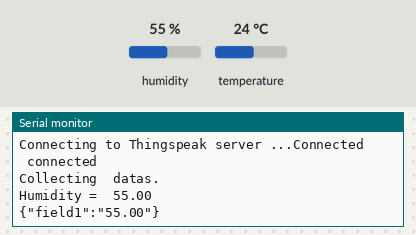
The sketch below on a simulated Arduino Uno, built with avr-gcc and run on an emulated ATmega328P. Shown: the last lines printed to the serial monitor. The test bench sets the inputs (shaded band); at power-on: humidity 55 %, temperature 24 °C. Uploads are accepted with an empty reply.

Above: at 18.0 s.
18.1 s: humidity set to 22 %
At 20.47 s:
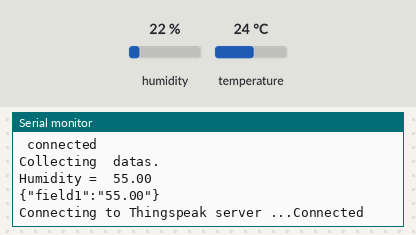
33.4 s: humidity set to 40 %
At 41.5 s:
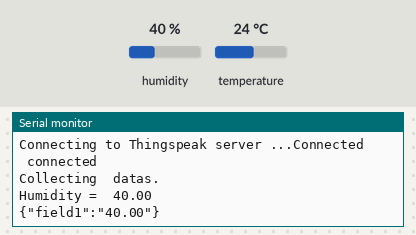

The sketch:

Sending_DHT_to_thinkspeak_server_using_arduino_and_.ino
```cpp
#define TINY_GSM_MODEM_SIM800                           // Select your modem:
#include <TinyGsmClient.h>
#include <SoftwareSerial.h>

#define server "api.thingspeak.com"
//#define apiKey "9KH9WPJV0CN3PUUL"

// DHT
#include <DHT.h>                                      // DHT sensor library
#define DHTPIN A5                                     // Defining the pin to which dht11 is connected to the arduino
#define DHTTYPE DHT11                                 // Defining the type of dht sensor
DHT dht(DHTPIN, DHTTYPE);
#include <Adafruit_Sensor.h>

// Your GPRS credentials
const char apn[]  = "imis/internet";                  // Your network internet apn
      //APN for airtel:- airtelgprs.com
      // APN for idea:- imis/internet
      // APN for vodafone:-   www
      // APN for reliance:- rcomnet
      // APN for bsnl:- bsnlnet
      // APN for Aircel:- aircelgprs.pr
const char user[] = "";                               // Leave empty, if missing user or pass
const char pass[] = "";
SoftwareSerial SerialAT(7, 8);                        // TX,Rx

TinyGsm modem(SerialAT);
TinyGsmClient client(modem);

//Humidity
int H=A5;                                             // A5 has already been defined as Analog Pin 5 in arduino
float hum=0;                                          // Variable to store the humidity value
unsigned long lastSend;
////////////////////////////////////////////////////////////  SETUP FUNCTION  //////////////////////////////////////////////////////////////////////////////////////////////////////////////
  void setup()
  {
    // Set console baud rate
    Serial.begin(115200);
    delay(10);
    SerialAT.begin(9600);                              // Set GSM module baud rate
    dht.begin();                                       // initialization of the Dht sensor
    setup_wifi();
    lastSend = 0;
  }
//////////////////////////////////////////////////////////// GSM CONNECTION FUNCTION  ////////////////////////////////////////////////////////////////////////////////////////////////////////
  void setup_wifi()
    {
      delay(10);
     // Restart takes quite some time
     // To skip it, call init() instead of restart()
     Serial.println("Initializing modem...");
     modem.restart();                                 // Restart the Connection with the gsm module
     String modemInfo = modem.getModemInfo();         // Return the information of the module
     Serial.print("Modem: ");
     Serial.println(modemInfo);
     Serial.print("Waiting for network...");
     if (!modem.waitForNetwork())                     // Checking the network of your sim card
     {
       Serial.println(" fail");
       while (true);
     }
     Serial.println(" OK");
     Serial.print("Connecting to ");
     Serial.print(apn);
     if (!modem.gprsConnect(apn, user, pass))
      {
       Serial.println(" fail");
       while (true);
      }
     Serial.println(" connected");
    }
////////////////////////////////////////////////////////////////// LOOP FUNCTION //////////////////////////////////////////////////////////////////////////////////////////////////////////////
    void loop()
     {
       if ( !client.connected() )                   // Checking connection with the client
          {
           reconnect();                             // If the client is not connected then reconnect
          }
          Serial.println(" connected");
          getAndSendDatas();                        // BY Calling getAndSendDatas function posting the data to the server
          client.stop();                            // After successfull posting the data on server stoping the client communication.This is the most important step
                                                    // if you don't do this then the connection remain open hence it will send the data once or twice.
          delay(20000);                             // Thinkspeak server take data at a duration of 15 sec
     }
////////////////////////////////////////////////////////////////  JSON AND POSTING DATA FUNCTION //////////////////////////////////////////////////////////////////////////////////////////////
    void getAndSendDatas()
     {
       Serial.println("Collecting  datas.");
       HUMIDITY();                                   // calling Humidity function


          // Create the JSON for the data to be uploaded on the Cloud

          String data;

          data += "{";
          data += "\"field1\":\"";              //door_operation either OPEN (0) or CLOSED (1)
          data += String(hum);
          data += "\"";

          data += "}";


         Serial.println(data);                                             //printing the data on serial monitor
         //Making http post request
         client.println("POST /update?api_key=9KH9WPJV0CN3PUUL HTTP/1.1");  //replace api key with your api_key="paste here"
         client.println("Host: api.thingspeak.com");
         client.println("Accept: */*");
         client.println("Content-Length: " + String(data.length()));
         client.println("Content-Type: application/json");
         client.println();
         client.println(data);
    }
///////////////////////////////////////////////////////////// RECONNECTION FUNCTION  ////////////////////////////////////////////////////////////////////////////////////////////////////////////
    void reconnect()
    {
      // Loop until we're reconnected
      while (!client.connected())
       {
      Serial.print("Connecting to Thingspeak server ...");
      // Attempt to connect (clientId, username, password)
      if ( client.connect(server, 80) )
         {
          Serial.println( "Connected" );
         }
         else
            {
             Serial.print( "[FAILED] [ rc = " );
             // Serial.print( client.state() );
             Serial.println( " : retrying in 5 seconds]" );
            // Wait 5 seconds before retrying
            delay( 5000 );
            }
      }
   }

////////////////////////////////////////////////////////////////////////////  HUMIDITY SENSOR ////////////////////////////////////////////////////////////////////////////////////////////////
    void HUMIDITY()
    {
          // Define the pin from where the DHT values will be read
          int chk = dht.read(H);

          // Call the humidity function of the DHT11 Library to read the value and
          // store in a variable
          hum = dht.readHumidity();

          // Prints the value of the humidity on the Serial Monitor
          Serial.print("Humidity =  ");
          Serial.println(hum);
    }
```

Measured:
- after the input at 33.4 s, the serial monitor: prints a new line after 7.4 s (image 2)
